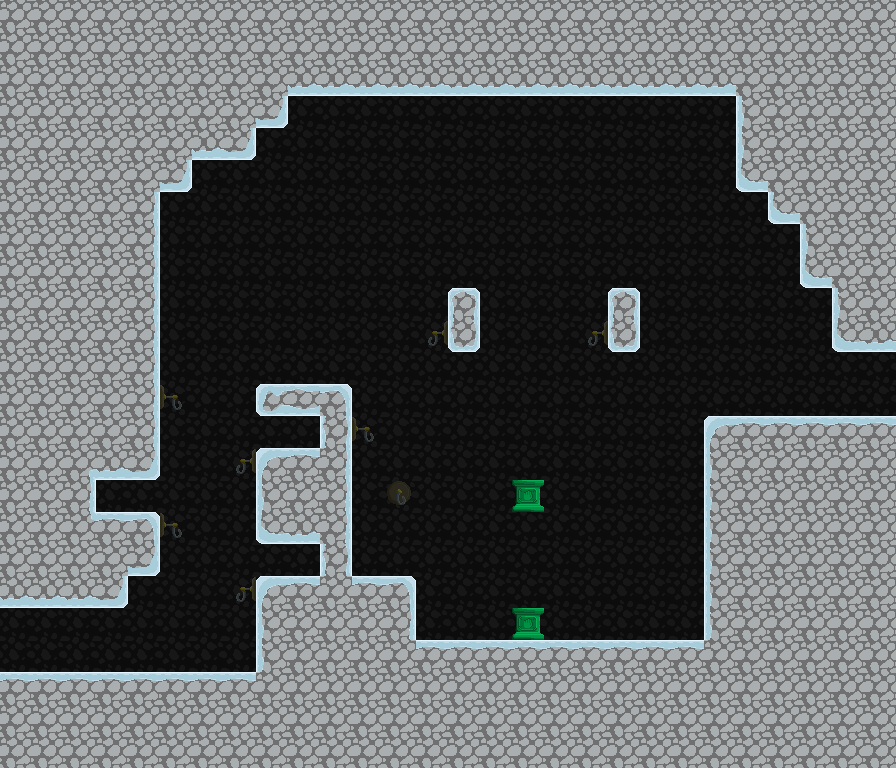

Tiled map render using the project's own tile images. Description and the whole map definition, tile-layer contents included, below:
An orthogonal 28x24 tile map with 32x32 px tiles, 2 tile layers (tilemap, foreground) and 8 objects (2x door, floorbutton, powerup, wallbutton, slambutton, ...).

<map version="1.0" orientation="orthogonal" width="28" height="24" tilewidth="32" tileheight="32">
 <tileset firstgid="1" name="tilemap" tilewidth="32" tileheight="32">
  <image source="gfx/tilemap.png" width="192" height="320" />
 </tileset>
 <layer name="tilemap" width="28" height="24" opacity="0.34">
  <data encoding="csv">
9,9,9,9,9,9,9,9,9,9,9,9,9,9,9,9,9,9,9,9,9,9,9,9,9,9,9,9,
9,9,9,9,9,9,9,9,9,9,9,9,9,9,9,9,9,9,9,9,9,9,9,9,9,9,9,9,
9,9,9,9,9,9,9,9,9,9,9,9,9,9,9,9,9,9,9,9,9,9,9,9,9,9,9,9,
9,9,9,9,9,9,9,9,9,9,9,9,9,9,9,9,9,9,9,9,9,9,9,9,9,9,9,9,
9,9,9,9,9,9,9,9,9,9,9,9,9,9,9,9,9,9,9,9,9,9,9,9,9,9,9,9,
9,9,9,9,9,9,9,9,9,9,9,9,9,9,9,9,9,9,9,9,9,9,9,9,9,9,9,9,
9,9,9,9,9,9,9,9,9,9,9,9,9,9,9,9,9,9,9,9,9,9,9,9,9,9,9,9,
9,9,9,9,9,9,9,9,9,9,9,9,9,9,9,9,9,9,9,9,9,9,9,9,9,9,9,9,
9,9,9,9,9,9,9,9,9,9,9,9,9,9,9,9,9,9,9,9,9,9,9,9,9,9,9,9,
9,9,9,9,9,9,9,9,9,9,9,9,9,9,9,9,9,9,9,9,9,9,9,9,9,9,9,9,
9,9,9,9,9,9,9,9,9,9,9,9,9,38,9,9,9,9,38,9,9,9,9,9,9,9,9,9,
9,9,9,9,9,9,9,9,9,9,9,9,9,9,9,9,9,9,9,9,9,9,9,9,9,9,9,9,
9,9,9,9,9,39,9,9,9,9,9,9,9,9,9,9,9,9,9,9,9,9,9,9,9,9,9,9,
9,9,9,9,9,9,9,9,9,9,9,39,9,9,9,9,9,9,9,9,9,9,9,9,9,9,9,9,
9,9,9,9,9,9,9,38,9,9,9,9,9,9,9,9,9,9,9,9,9,9,9,9,9,9,9,9,
9,9,9,9,9,9,9,9,9,9,9,9,40,9,9,9,9,9,9,9,9,9,9,9,9,9,9,9,
9,9,9,9,9,39,9,9,9,9,9,9,9,9,9,9,9,9,9,9,9,9,9,9,9,9,9,9,
9,9,9,9,9,9,9,9,9,9,9,9,9,9,9,9,9,9,9,9,9,9,9,9,9,9,9,9,
9,9,9,9,9,9,9,38,9,9,9,9,9,9,9,9,9,9,9,9,9,9,9,9,9,9,9,9,
9,9,9,9,9,9,9,9,9,9,9,9,9,9,9,9,9,9,9,9,9,9,9,9,9,9,9,9,
9,9,9,9,9,9,9,9,9,9,9,9,9,9,9,9,9,9,9,9,9,9,9,9,9,9,9,9,
9,9,9,9,9,9,9,9,9,9,9,9,9,9,9,9,9,9,9,9,9,9,9,9,9,9,9,9,
9,9,9,9,9,9,9,9,9,9,9,9,9,9,9,9,9,9,9,9,9,9,9,9,9,9,9,9,
9,9,9,9,9,9,9,9,9,9,9,9,9,9,9,9,9,9,9,9,9,9,9,9,9,9,9,9
</data>
 </layer>
 <layer name="foreground" width="28" height="24">
  <data encoding="csv">
11,11,11,11,11,11,11,11,11,11,11,11,11,11,11,11,11,11,11,11,11,11,11,11,11,11,11,11,
11,11,11,11,11,11,11,11,11,11,11,11,11,11,11,11,11,11,11,11,11,11,11,11,11,11,11,11,
11,11,11,11,11,11,11,11,11,17,17,17,17,17,17,17,17,17,17,17,17,17,17,11,11,11,11,11,
11,11,11,11,11,11,11,11,18,0,0,0,0,0,0,0,0,0,0,0,0,0,0,10,11,11,11,11,
11,11,11,11,11,11,17,18,0,0,0,0,0,0,0,0,0,0,0,0,0,0,0,10,11,11,11,11,
11,11,11,11,11,18,0,0,0,0,0,0,0,0,0,0,0,0,0,0,0,0,0,16,11,11,11,11,
11,11,11,11,12,0,0,0,0,0,0,0,0,0,0,0,0,0,0,0,0,0,0,0,16,11,11,11,
11,11,11,11,12,0,0,0,0,0,0,0,0,0,0,0,0,0,0,0,0,0,0,0,0,10,11,11,
11,11,11,11,12,0,0,0,0,0,0,0,0,0,0,0,0,0,0,0,0,0,0,0,0,16,11,11,
11,11,11,11,12,0,0,0,0,0,0,0,0,0,1,0,0,0,0,1,0,0,0,0,0,0,10,11,
11,11,11,11,12,0,0,0,0,0,0,0,0,0,7,0,0,0,0,7,0,0,0,0,0,0,16,17,
11,11,11,11,12,0,0,0,0,0,0,0,0,0,0,0,0,0,0,0,0,0,0,0,0,0,0,0,
11,11,11,11,12,0,0,0,19,13,6,0,0,0,0,0,0,0,0,0,0,0,0,0,0,0,0,0,
11,11,11,11,12,0,0,0,0,0,26,0,0,0,0,0,0,0,0,0,0,0,4,5,5,5,5,5,
11,11,22,17,18,0,0,0,4,5,12,0,0,0,0,0,0,0,0,0,0,0,10,11,11,11,11,11,
11,11,28,0,0,0,0,0,10,11,12,0,0,0,0,0,46,0,0,0,0,0,10,11,11,11,11,11,
11,11,34,5,6,0,0,0,16,17,12,0,0,0,0,0,0,0,0,0,0,0,10,11,11,11,11,11,
11,11,11,11,18,0,0,0,0,0,26,0,0,0,0,0,0,0,0,0,0,0,10,11,11,11,11,11,
17,17,17,18,0,0,0,0,4,5,11,5,6,0,0,0,0,0,0,0,0,0,10,11,11,11,11,11,
0,0,0,0,0,0,0,0,10,11,11,11,12,0,0,0,46,0,0,0,0,0,10,11,11,11,11,11,
0,0,0,0,0,0,0,0,10,11,11,11,11,5,5,5,5,5,5,5,5,5,11,11,11,11,11,11,
5,5,5,5,5,5,5,5,11,11,11,11,11,11,11,11,11,11,11,11,11,11,11,11,11,11,11,11,
11,11,11,11,11,11,11,11,11,11,11,11,11,11,11,11,11,11,11,11,11,11,11,11,11,11,11,11,
11,11,11,11,11,11,11,11,11,11,11,11,11,11,11,11,11,11,11,11,11,11,11,11,11,11,11,11
</data>
 </layer>
 <objectgroup name="objects" width="28" height="24">
  <object name="ButtonOne" type="floorbutton" x="183" y="107" width="64" height="32">
   <properties>
    <property name="door" value="DoorTwo" />
   </properties>
  </object>
  <object name="DoorTwo" type="door" x="274" y="117" width="32" height="64" />
  <object name="Powerup" type="powerup" x="349" y="61" width="32" height="32">
   <properties>
    <property name="powerup" value="7" />
   </properties>
  </object>
  <object name="DoorThree" type="door" x="323" y="118" width="64" height="32" />
  <object name="wallButton" type="wallbutton" x="510" y="412" width="32" height="32">
   <properties>
    <property name="door" value="DoorThree" />
    <property name="left" value="true" />
   </properties>
  </object>
  <object name="ButtonTwo" type="slambutton" x="503" y="48" width="128" height="32">
   <properties>
    <property name="door" value="DoorOne" />
   </properties>
  </object>
  <object name="ButtonOne" type="ceilbutton" x="235" y="59" width="64" height="32">
   <properties>
    <property name="door" value="DoorTwo" />
   </properties>
  </object>
  <object name="mapOneSpawn" type="TravelPoint" x="32" y="640" width="64" height="32">
   <properties>
    <property name="map" value="" />
    <property name="target" value="" />
   </properties>
  </object>
 </objectgroup>
</map>
